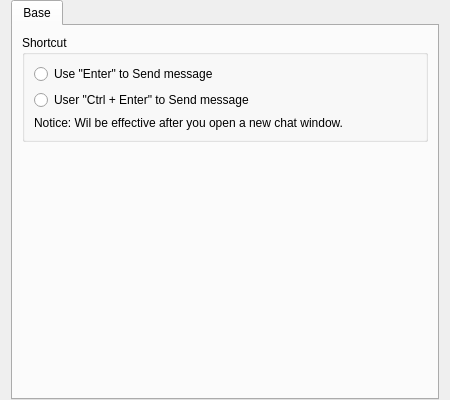
<?xml version="1.0" encoding="UTF-8"?>
<ui version="4.0">
 <class>PrefChatWindow</class>
 <widget class="QWidget" name="PrefChatWindow">
  <property name="geometry">
   <rect>
    <x>0</x>
    <y>0</y>
    <width>450</width>
    <height>400</height>
   </rect>
  </property>
  <property name="windowTitle">
   <string>Form</string>
  </property>
  <layout class="QGridLayout" name="gridLayout">
   <property name="topMargin">
    <number>0</number>
   </property>
   <property name="bottomMargin">
    <number>0</number>
   </property>
   <item row="0" column="0">
    <widget class="QTabWidget" name="tabWidget">
     <property name="currentIndex">
      <number>0</number>
     </property>
     <widget class="QWidget" name="baseTab">
      <attribute name="title">
       <string>Base</string>
      </attribute>
      <layout class="QGridLayout" name="gridLayout_3">
       <item row="0" column="0">
        <widget class="QGroupBox" name="groupBox">
         <property name="title">
          <string>Shortcut</string>
         </property>
         <layout class="QGridLayout" name="gridLayout_2">
          <item row="0" column="0">
           <widget class="QRadioButton" name="enterRadioButton">
            <property name="text">
             <string>Use &quot;Enter&quot; to Send message</string>
            </property>
           </widget>
          </item>
          <item row="1" column="0">
           <widget class="QRadioButton" name="ctrlEnterRadioButton">
            <property name="text">
             <string>User &quot;Ctrl + Enter&quot; to Send message</string>
            </property>
           </widget>
          </item>
          <item row="2" column="0">
           <widget class="QLabel" name="label">
            <property name="text">
             <string>Notice: Wil be effective after you open a new chat window.</string>
            </property>
            <property name="wordWrap">
             <bool>true</bool>
            </property>
           </widget>
          </item>
         </layout>
        </widget>
       </item>
       <item row="1" column="0">
        <spacer name="verticalSpacer">
         <property name="orientation">
          <enum>Qt::Vertical</enum>
         </property>
         <property name="sizeHint" stdset="0">
          <size>
           <width>20</width>
           <height>40</height>
          </size>
         </property>
        </spacer>
       </item>
      </layout>
     </widget>
    </widget>
   </item>
  </layout>
 </widget>
 <resources/>
 <connections/>
</ui>
